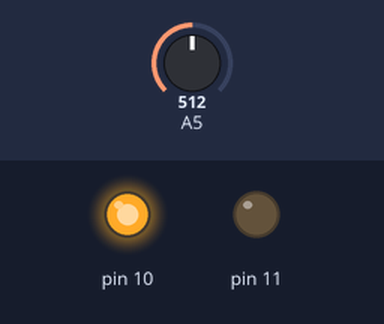
A sketch run on a simulated Arduino Uno, built with avr-gcc and run on an emulated ATmega328P. Parts: output pins drawn as LEDs (lit = HIGH). The test bench sets the inputs (shaded band); at power-on: A5 = 512.

Above: at 0.9 s.
1.0 s: A5 set to 488
At 1.3 s:
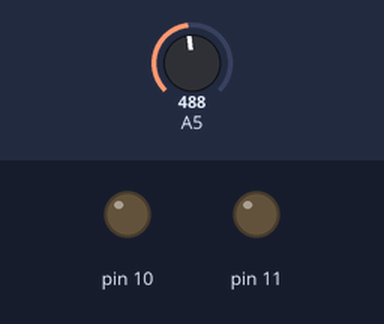
2.5 s: A5 set to 54
4.0 s: A5 set to 46
At 4.9 s:
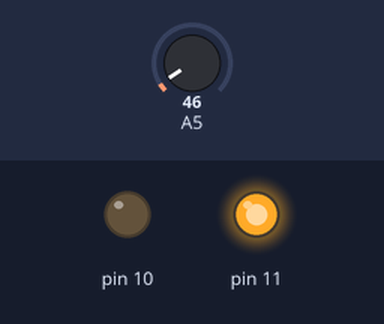
5.5 s: A5 set to 0
At 6.1 s:
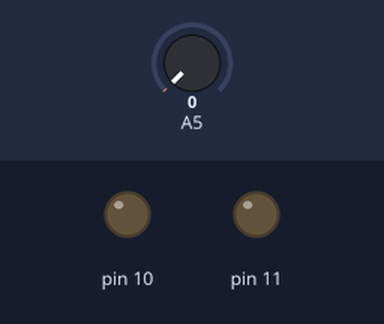
7.0 s: A5 set to 510
At 8.4 s:
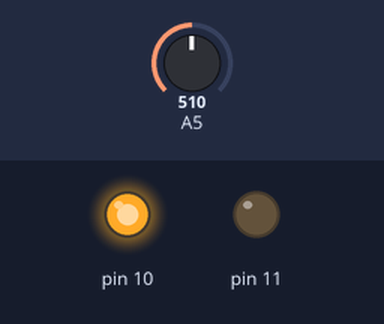
Timing chart, 0 to 9.5 s (numbered marks = the images above; inputs shaded):
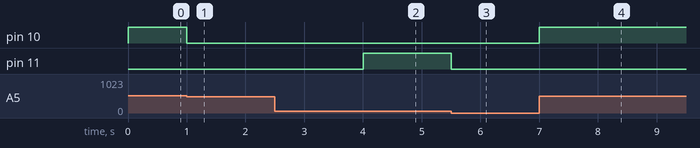

The sketch:

infrared_wireless.ino
```cpp
int main(void) {
    DDRB |= (1 << PB2) | (1 << PB3);

    // Set ADC (Analog-to-Digital Converter) configuration
    ADMUX = (1 << REFS0) | 5;  // AVcc reference voltage, ADC channel 5 (A5)
    ADCSRA = (1 << ADEN)       // Enable ADC
           | (1 << ADPS2)      // Set ADC prescaler to 16 (clock / 16)
           | (1 << ADPS1);

    while (1) {
        // Start ADC conversion
        ADCSRA |= (1 << ADSC);
        // Wait for conversion to complete
        while (ADCSRA & (1 << ADSC));

        uint16_t x = ADC;

        if (x > 500) {
            PORTB |= (1 << PB2);
        } else {
            PORTB &= ~(1 << PB2);
        }

        if (x < 50 && x > 0) {
            PORTB |= (1 << PB3);
        } else {
            PORTB &= ~(1 << PB3);
        }
        _delay_ms(100);
    }

    return 0;
}
```

Measured:
- the behaviour switches between 501 and 500 on A5 (found by bisection; images 0 and 1)
- the behaviour switches between 50 and 49 on A5 (found by bisection; images 1 and 2)
- after the input at 1.0 s, pin 10: HIGH → LOW at once
- after the input at 2.5 s, every drawn part: stays the same
- after the input at 4.0 s, pin 11: LOW → HIGH at once
- after the input at 5.5 s, pin 11: HIGH → LOW at once
- after the input at 7.0 s, pin 10: LOW → HIGH at once
